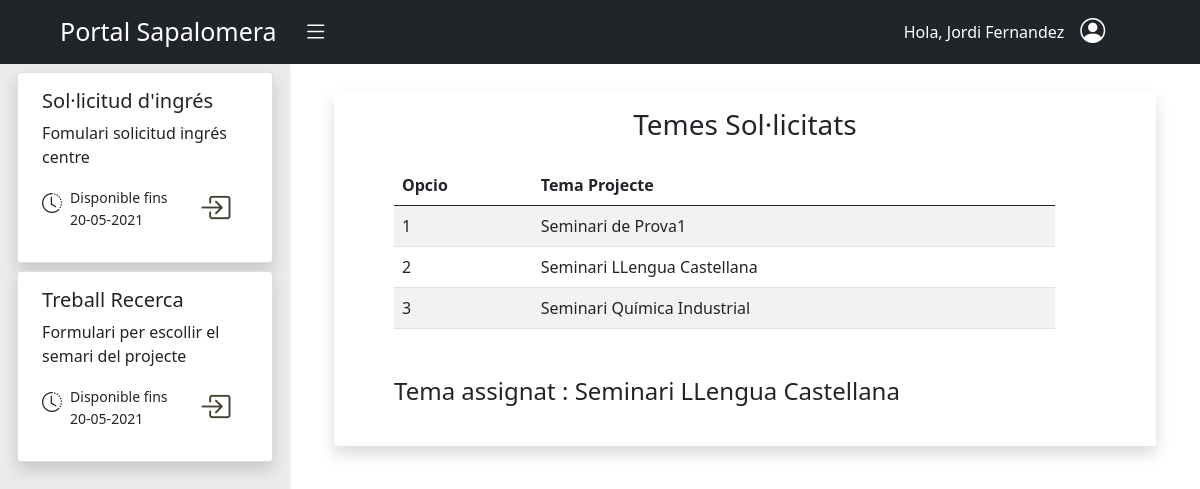
The page /aplicacions/projecte_batxillerat/ (signed in) on the database its author committed.
### aplicacions/models.py (models this page shows, shortened)
class Aplicacio(models.Model):
    nom = models.CharField(max_length=30)
    descripcio = models.CharField(max_length=200)
    data_limit_inici = models.DateField()
    data_limit_fi = models.DateField()
    url_acces = models.CharField(max_length=60,blank=True)
    url_backend = models.CharField(max_length=60,blank=True)
    llista_grups = models.ManyToManyField(Group,blank=True)
    llista_encarregats = models.ManyToManyField(User,limit_choices_to={"rol__id_rol":1},blank=True)
    objects = models.Manager()
    llistatAplicacions= LListaAplicacions()
    class Meta:
        verbose_name_plural = 'Aplicacions'

### batxillerat_projecte/models.py (models this page shows)
class Solicitud(models.Model):
    plantajament = models.TextField()
    seminari = models.ForeignKey(Seminari, on_delete=models.CASCADE)
    usuari = models.ForeignKey(User, on_delete=models.CASCADE)
    assignat = models.BooleanField(default=False)
    class Meta:
        permissions = (
            ("enviar_solicitud", "Pot enviar Solicitud"),
        )

class Seminari(models.Model):
    nom = models.CharField(max_length=100)
    departament = models.ForeignKey(Departament, on_delete=models.CASCADE)
    places = models.PositiveSmallIntegerField()
    def __str__(self):
        return self.nom

### batxillerat_projecte/views.py (the view)
# urls.py: path('',EnviarSolicitud, name='enviar-solicitud'),
@login_required
def EnviarSolicitud(request):
    if request.method == 'POST':
        user = request.user
        seminariPrimeraOpcio = request.POST.get('seminariPrimeraOpcio')
        seminariSegonaOpcio = request.POST.get('seminariSegonaOpcio')
        seminariTerceraOpcio = request.POST.get('seminariTerceraOpcio')
        seminariOpcio1 = get_object_or_404(Seminari, pk=seminariPrimeraOpcio)
        seminariOpcio2 = get_object_or_404(Seminari, pk=seminariSegonaOpcio)
        seminariOpcio3 = get_object_or_404(Seminari, pk=seminariTerceraOpcio)
        solicitud = Solicitud(seminari=seminariOpcio1,usuari=user,plantajament=request.POST.get('plantajamentPrimeraOpcio'))
        solicitud.save()
        solicitud2 = Solicitud(seminari=seminariOpcio2,usuari=user,plantajament=request.POST.get('plantajamentSegonaOpcio'))
        solicitud2.save()
        solicitud3 = Solicitud(seminari=seminariOpcio3,usuari=user,plantajament=request.POST.get('plantajamentSegonaOpcio'))
        solicitud3.save()
        return JsonResponse({'success': True}, status=201)
    else:
        aplicacions = Aplicacio.llistatAplicacions.per_usuari(request.user)
        solicituds =  Solicitud.objects.filter(usuari=request.user)
        if(solicituds.count() >=3):
            return render(request, 'batx_seminaris/solicitud_enviada.html',{'llista_aplicacions':aplicacions,"llista_solicituds":solicituds})
        else:
            departaments = Departament.objects.values()
            return render(request, 'batx_seminaris/enviar_solicitud.html', {'llista_aplicacions':aplicacions,'llista_departaments':departaments})

### aplicacions/modelManagers.py (called while the page is built)
    def per_usuari(self, user):
        today = date.today()
        if user.is_staff:
            return self.get_queryset().all()
        if user.rol.id_rol == 1:
            return self.get_queryset().filter(llista_encarregats__exact=user)
        else:
            return self.get_queryset().filter(llista_grups__in=user.groups.all()).filter(data_limit_fi__gte=today,data_limit_inici__lte=today).distinct()

### batxillerat_projecte/templates/batx_seminaris/solicitud_enviada.html
{% extends "aplicacions/llistar_aplicacions.html" %}
{% block aplicacio %}
{% load static %}
<div class="container">
    <div class="row align-items-center shadow rounded mt-2">
        <h3 class="text-center p-3">Temes Sol·licitats</h3>
        <div class="col-10 ms-5">
            <table class="table table-striped">
                <thead>
                    <tr>
                        <th scope="col">Opcio</th>
                        <th scope="col">Tema Projecte</th>
                    </tr>
                </thead>
                <tbody>
                    {% for solicitud  in llista_solicituds %}
                        <tr>
                            <td>{{ forloop.counter }}</td>
                            <td>{{solicitud.seminari}}</td>
                        </tr>
                    {% endfor %}
                </tbody>
            </table>
            <h4 class="mt-5 pb-3 mb-4">
                Tema assignat :
                {% for solicitud  in llista_solicituds %}
                    {% if solicitud.assignat == True %}
                        {{solicitud.seminari}}
                    {% endif %}
                {% endfor %}
            </h4>
        </div>
    </div>
</div>
{% endblock%}

### aplicacions/templates/aplicacions/llistar_aplicacions.html (shortened to what this page needs)
{% extends "base.html" %} {% block content %}
<div id="wrapper">
    <div class="container-fluid">
        <div id="sidebar-wrapper" class="color-sidebar shadow-sm" style="height:99vh">
            <ul class="sidebar-nav ">
                <div class="row d-flex justify-content-center">
                    <div class="col-11">
                        {% if llista_aplicacions %} {% for aplicacio in llista_aplicacions %}
                        <div class="card mx-1 mt-2 shadow  rounded-2">
                            <div class="card-body  ms-2">
                                <h5 class="card-title ">{{ aplicacio.nom }}</h5>
                                <p class="card-text">{{ aplicacio.descripcio }}</p>
                                <div class="row">
                                    <div class="col-1  me-1 mt-1 ">
                                        <i class="bi bi-clock-history fa-9x" style="font-size: 20px;"></i>
                                    </div>
                                    <div class="col-md-auto">
                                        <small>
                                            Disponible fins
                                            <p>{{ aplicacio.data_limit_fi | date:'d-m-Y' }}</p>
                                        </small>
                                    </div>
                                    <div role="button" class="col-1 ms-2">
                                        <a {% if aplicacio.url_acces  %} href="{% url aplicacio.url_acces %}" {% endif %}><i class="icones-color bi bi-box-arrow-in-right" style="font-size: 31px;"></i></a>
                                    </div>
                                </div>
                            </div>
                        </div>
                        {% endfor %}
                        {% endif %}
                    </div>
                </div>
            </ul>
        </div>
        <div id="page-content-wrapper" class="overflow-auto" style="height:85vh">
            <div class="container-fluid">
                {% block aplicacio %}
                {% endblock %}
            </div>
        </div>
    </div>
</div>
{% endblock content %}

### templates/navbar.html (shortened to what this page needs)
<nav class="navbar navbar-expand-lg navbar-dark  bg-dark">
  <div class="container-fluid">
    <a class="navbar-brand ps-5" style="font-size: 25px;">
      Portal Sapalomera
      <i id="menu-toggle" type="button" class="navbar-toggle collapsed bg-dark bi bi-list" style="padding-left: 20px; font-size:25px;"collapse" data-target="#navbar" aria-expanded="false" aria-controls="navbar"></i>
    </a>
    <div style="margin-right: 5%;">
      <ul class="navbar-nav" >
        <li class="nav-item"><a class="nav-link" style="color: white;" >Hola, {{user.get_full_name}}</a></li>
        <div class="dropdown pe-4">
          <a class="p-0 ps-2 text-dark" role="button" id="dropdownMenuLink"  data-bs-toggle="dropdown" aria-expanded="false">
            <i class=" bi bi-person-circle text-white" style="font-size: 25px;"></i>
          </a>
        </div>
      </ul>
    </div>
  </div>
</nav>

### static/css/style.css (style rules this page uses)
#wrapper { padding-left: 0; -webkit-transition: all 0.5s ease; -moz-transition: all 0.5s ease; -o-transition: all 0.5s ease; transition: all 0.5s ease; }
.color-sidebar { background:#EBEBEB !important; }
#sidebar-wrapper { overflow-y: scroll; overflow-x: hidden; position: fixed; left: 290px; z-index: 1000; overflow-y: auto; margin-left: -290px; width: 0; height: 100%; background:#212529; -webkit-transition: all 0.5s ease; -moz-transition: all 0.5s ease; -o-transition: all 0.5s ease; transition: all 0.5s ease; }
#page-content-wrapper { padding: 15px; width: 100%; }
.icones-color { color:#464033; }
.sidebar-nav { position: absolute; top: 0; margin: 0; padding: 0; width: 290px; list-style: none; }
@media (min-width: 768px) { #wrapper { padding-left: 290px; } }
@media (min-width: 768px) { #sidebar-wrapper { width: 290px; } }
@media (min-width: 768px) { #page-content-wrapper { padding: 20px; } }

### rows shown on the page
Aplicacio: nom "Sol·licitud d'ingrés", descripcio "Fomulari solicitud ingrés centre", data_limit_fi "20-05-2021"
Aplicacio: nom "Treball Recerca", descripcio "Formulari per escollir el semari del projecte", data_limit_fi "20-05-2021"
Solicitud: seminari "Seminari de Prova1"
Solicitud: seminari "Seminari LLengua Castellana"
Solicitud: seminari "Seminari Química Industrial"

### other values the page prints
{{ user.get_full_name }} "Jordi Fernandez"
